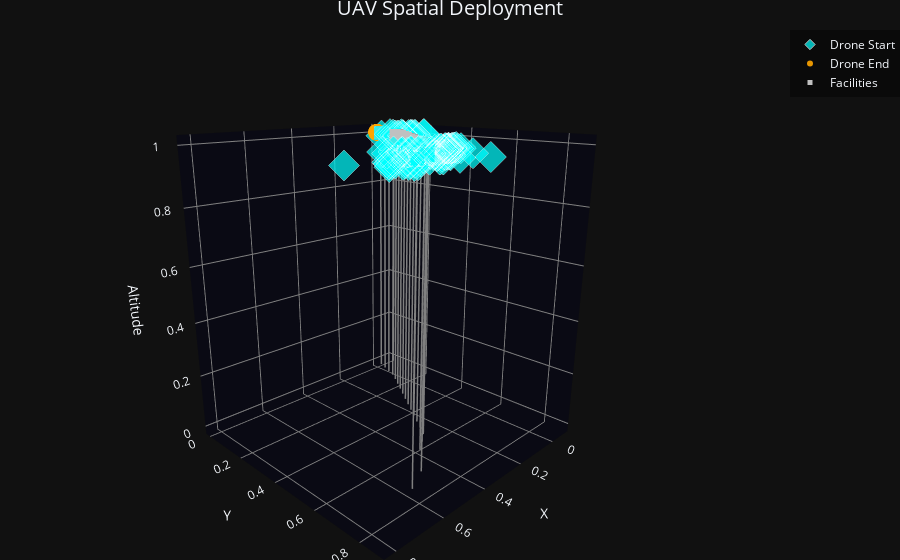

The notebook cell saved with this chart:
### Code cell
plot_UAV_FLPO(START_locs, END_locs, F_base, (4,3))
plot_UAV_FLPO_3D(START_locs, END_locs, F_base)

### Figure 1 — Plotly figure (JSON) as saved in the notebook; plotly's stock layout.template omitted (floating-point values rounded to 4 significant figures)
{"data": [{"marker": {"color": "cyan", "line": {"color": "white", "width": 1}, "opacity": 0.7, "size": 8, "symbol": "diamond"}, "mode": "markers", "name": "Drone Start", "type": "scatter3d", "x": [0.4533, 0.3734, 0.4906, 0.4673, 0.4463, 0.4186, 0.5107, 0.556, 0.4904, 0.5629, 0.4733, 0.4626, 0.4995, 0.5844, 0.4926, 0.559, 0.4685, 0.454, 0.4618, 0.3129, 0.3355, 0.3494, 0.3114, 0.3321, 0.2766, 0.3229, 0.2865, 0.298, 0.2817, 0.3195, 0.3135, 0.299, 0.3381, 0.3291, 0.3637, 0.2999, 0.3994, 0.2954, 0.367, 0.2911, 0.3093, 0.3766, 0.3071, 0.26, 0.5473, 0.4378, 0.4593, 0.4881, 0.4308, 0.493, 0.4421, 0.53, 0.4458, 0.4181, 0.4874, 0.402, 0.5035, 0.4899, 0.4884, 0.4319, 0.5066, 0.4482, 0.4539, 0.4363, 0.445, 0.03577, -0.009604, -0.008857, 0.005337, 0.0173, -0.02263, 0.007749, -0.008444, 0.05672, -0.0003934, 0.06385, 0.05848, -0.07524, -0.06545, 0.06449, 0.004213, 0.04088, 0.1034, 0.02757, 0.6826, 0.7226, 0.6993, 0.7099, 0.6904, 0.7129, 0.6277, 0.7654, 0.7086, 0.7061, 0.8191, 0.6317, 0.7255, 0.6612, 0.6901, 0.7054], "y": [0.7492, 0.7747, 0.7423, 0.7535, 0.752, 0.8695, 0.76, 0.8211, 0.8226, 0.8156, 0.7045, 0.7102, 0.7679, 0.799, 0.7308, 0.7553, 0.7535, 0.7322, 0.766, 0.6263, 0.6237, 0.6463, 0.6208, 0.6466, 0.6289, 0.64, 0.6322, 0.6594, 0.6574, 0.6267, 0.6322, 0.6231, 0.6266, 0.6417, 0.6382, 0.6261, 0.6331, 0.6325, 0.6605, 0.6322, 0.63, 0.6356, 0.6399, 0.6213, 0.608, 0.6366, 0.6186, 0.6598, 0.637, 0.6354, 0.6292, 0.5707, 0.6418, 0.6587, 0.6338, 0.6708, 0.5895, 0.6101, 0.611, 0.7029, 0.6218, 0.7021, 0.6107, 0.6279, 0.674, 0.1274, 0.1779, 0.1901, 0.1809, 0.1616, 0.1874, 0.1923, 0.1843, 0.2049, 0.1366, 0.1781, 0.162, 0.1872, 0.1969, 0.1841, 0.2145, 0.1831, 0.1321, 0.1028, 0.8243, 0.789, 0.7601, 0.8251, 0.8564, 0.7896, 0.8073, 0.8334, 0.8604, 0.8396, 0.7345, 0.7643, 0.7931, 0.8183, 0.8132, 0.7944], "z": [1.0, 1.0, 1.0, 1.0, 1.0, 1.0, 1.0, 1.0, 1.0, 1.0, 1.0, 1.0, 1.0, 1.0, 1.0, 1.0, 1.0, 1.0, 1.0, 1.0, 1.0, 1.0, 1.0, 1.0, 1.0, 1.0, 1.0, 1.0, 1.0, 1.0, 1.0, 1.0, 1.0, 1.0, 1.0, 1.0, 1.0, 1.0, 1.0, 1.0, 1.0, 1.0, 1.0, 1.0, 1.0, 1.0, 1.0, 1.0, 1.0, 1.0, 1.0, 1.0, 1.0, 1.0, 1.0, 1.0, 1.0, 1.0, 1.0, 1.0, 1.0, 1.0, 1.0, 1.0, 1.0, 1.0, 1.0, 1.0, 1.0, 1.0, 1.0, 1.0, 1.0, 1.0, 1.0, 1.0, 1.0, 1.0, 1.0, 1.0, 1.0, 1.0, 1.0, 1.0, 1.0, 1.0, 1.0, 1.0, 1.0, 1.0, 1.0, 1.0, 1.0, 1.0, 1.0, 1.0, 1.0, 1.0, 1.0, 1.0]}, {"marker": {"color": "orange", "opacity": 0.9, "size": 6, "symbol": "circle"}, "mode": "markers", "name": "Drone End", "type": "scatter3d", "x": [0.0, 0.0, 0.0, 0.0, 0.0, 0.0, 0.0, 0.0, 0.0, 0.0, 0.0, 0.0, 0.0, 0.0, 0.0, 0.0, 0.0, 0.0, 0.0, 0.0, 0.0, 0.0, 0.0, 0.0, 0.0, 0.0, 0.0, 0.0, 0.0, 0.0, 0.0, 0.0, 0.0, 0.0, 0.0, 0.0, 0.0, 0.0, 0.0, 0.0, 0.0, 0.0, 0.0, 0.0, 0.0, 0.0, 0.0, 0.0, 0.0, 0.0, 0.0, 0.0, 0.0, 0.0, 0.0, 0.0, 0.0, 0.0, 0.0, 0.0, 0.0, 0.0, 0.0, 0.0, 0.0, 0.0, 0.0, 0.0, 0.0, 0.0, 0.0, 0.0, 0.0, 0.0, 0.0, 0.0, 0.0, 0.0, 0.0, 0.0, 0.0, 0.0, 0.0, 0.0, 0.0, 0.0, 0.0, 0.0, 0.0, 0.0, 0.0, 0.0, 0.0, 0.0, 0.0, 0.0, 0.0, 0.0, 0.0, 0.0], "y": [0.0, 0.0, 0.0, 0.0, 0.0, 0.0, 0.0, 0.0, 0.0, 0.0, 0.0, 0.0, 0.0, 0.0, 0.0, 0.0, 0.0, 0.0, 0.0, 0.0, 0.0, 0.0, 0.0, 0.0, 0.0, 0.0, 0.0, 0.0, 0.0, 0.0, 0.0, 0.0, 0.0, 0.0, 0.0, 0.0, 0.0, 0.0, 0.0, 0.0, 0.0, 0.0, 0.0, 0.0, 0.0, 0.0, 0.0, 0.0, 0.0, 0.0, 0.0, 0.0, 0.0, 0.0, 0.0, 0.0, 0.0, 0.0, 0.0, 0.0, 0.0, 0.0, 0.0, 0.0, 0.0, 0.0, 0.0, 0.0, 0.0, 0.0, 0.0, 0.0, 0.0, 0.0, 0.0, 0.0, 0.0, 0.0, 0.0, 0.0, 0.0, 0.0, 0.0, 0.0, 0.0, 0.0, 0.0, 0.0, 0.0, 0.0, 0.0, 0.0, 0.0, 0.0, 0.0, 0.0, 0.0, 0.0, 0.0, 0.0], "z": [1.0, 1.0, 1.0, 1.0, 1.0, 1.0, 1.0, 1.0, 1.0, 1.0, 1.0, 1.0, 1.0, 1.0, 1.0, 1.0, 1.0, 1.0, 1.0, 1.0, 1.0, 1.0, 1.0, 1.0, 1.0, 1.0, 1.0, 1.0, 1.0, 1.0, 1.0, 1.0, 1.0, 1.0, 1.0, 1.0, 1.0, 1.0, 1.0, 1.0, 1.0, 1.0, 1.0, 1.0, 1.0, 1.0, 1.0, 1.0, 1.0, 1.0, 1.0, 1.0, 1.0, 1.0, 1.0, 1.0, 1.0, 1.0, 1.0, 1.0, 1.0, 1.0, 1.0, 1.0, 1.0, 1.0, 1.0, 1.0, 1.0, 1.0, 1.0, 1.0, 1.0, 1.0, 1.0, 1.0, 1.0, 1.0, 1.0, 1.0, 1.0, 1.0, 1.0, 1.0, 1.0, 1.0, 1.0, 1.0, 1.0, 1.0, 1.0, 1.0, 1.0, 1.0, 1.0, 1.0, 1.0, 1.0, 1.0, 1.0]}, {"line": {"color": "gray", "width": 3}, "mode": "lines", "showlegend": false, "type": "scatter3d", "x": [0.2527, 0.2527], "y": [0.4559, 0.4559], "z": [0, 1]}, {"line": {"color": "gray", "width": 3}, "mode": "lines", "showlegend": false, "type": "scatter3d", "x": [0.4115, 0.4115], "y": [0.6308, 0.6308], "z": [0, 1]}, {"line": {"color": "gray", "width": 3}, "mode": "lines", "showlegend": false, "type": "scatter3d", "x": [0.3277, 0.3277], "y": [0.5708, 0.5708], "z": [0, 1]}, {"line": {"color": "gray", "width": 3}, "mode": "lines", "showlegend": false, "type": "scatter3d", "x": [0.5931, 0.5931], "y": [0.7639, 0.7639], "z": [0, 1]}, {"line": {"color": "gray", "width": 3}, "mode": "lines", "showlegend": false, "type": "scatter3d", "x": [0.2027, 0.2027], "y": [0.3791, 0.3791], "z": [0, 1]}, {"line": {"color": "gray", "width": 3}, "mode": "lines", "showlegend": false, "type": "scatter3d", "x": [0.452, 0.452], "y": [0.6742, 0.6742], "z": [0, 1]}, {"line": {"color": "gray", "width": 3}, "mode": "lines", "showlegend": false, "type": "scatter3d", "x": [0.1527, 0.1527], "y": [0.3025, 0.3025], "z": [0, 1]}, {"line": {"color": "gray", "width": 3}, "mode": "lines", "showlegend": false, "type": "scatter3d", "x": [0.368, 0.368], "y": [0.6013, 0.6013], "z": [0, 1]}, {"line": {"color": "gray", "width": 3}, "mode": "lines", "showlegend": false, "type": "scatter3d", "x": [0.04064, 0.04064], "y": [0.1119, 0.1119], "z": [0, 1]}, {"line": {"color": "gray", "width": 3}, "mode": "lines", "showlegend": false, "type": "scatter3d", "x": [0.1278, 0.1278], "y": [0.264, 0.264], "z": [0, 1]}, {"line": {"color": "gray", "width": 3}, "mode": "lines", "showlegend": false, "type": "scatter3d", "x": [0.07771, 0.07771], "y": [0.1874, 0.1874], "z": [0, 1]}, {"line": {"color": "gray", "width": 3}, "mode": "lines", "showlegend": false, "type": "scatter3d", "x": [0.1777, 0.1777], "y": [0.3408, 0.3408], "z": [0, 1]}, {"line": {"color": "gray", "width": 3}, "mode": "lines", "showlegend": false, "type": "scatter3d", "x": [0.3026, 0.3026], "y": [0.5324, 0.5324], "z": [0, 1]}, {"line": {"color": "gray", "width": 3}, "mode": "lines", "showlegend": false, "type": "scatter3d", "x": [0.504, 0.504], "y": [0.7204, 0.7204], "z": [0, 1]}, {"line": {"color": "gray", "width": 3}, "mode": "lines", "showlegend": false, "type": "scatter3d", "x": [0.2276, 0.2276], "y": [0.4174, 0.4174], "z": [0, 1]}, {"line": {"color": "gray", "width": 3}, "mode": "lines", "showlegend": false, "type": "scatter3d", "x": [0.05458, 0.05458], "y": [0.1494, 0.1494], "z": [0, 1]}, {"line": {"color": "gray", "width": 3}, "mode": "lines", "showlegend": false, "type": "scatter3d", "x": [0.2777, 0.2777], "y": [0.4942, 0.4942], "z": [0, 1]}, {"line": {"color": "gray", "width": 3}, "mode": "lines", "showlegend": false, "type": "scatter3d", "x": [0.02665, 0.02665], "y": [0.07476, 0.07476], "z": [0, 1]}, {"line": {"color": "gray", "width": 3}, "mode": "lines", "showlegend": false, "type": "scatter3d", "x": [0.1028, 0.1028], "y": [0.2258, 0.2258], "z": [0, 1]}, {"line": {"color": "gray", "width": 3}, "mode": "lines", "showlegend": false, "type": "scatter3d", "x": [0.01332, 0.01332], "y": [0.0374, 0.0374], "z": [0, 1]}, {"marker": {"color": "silver", "size": 5, "symbol": "square"}, "mode": "markers", "name": "Facilities", "type": "scatter3d", "x": [0.2527, 0.4115, 0.3277, 0.5931, 0.2027, 0.452, 0.1527, 0.368, 0.04064, 0.1278, 0.07771, 0.1777, 0.3026, 0.504, 0.2276, 0.05458, 0.2777, 0.02665, 0.1028, 0.01332], "y": [0.4559, 0.6308, 0.5708, 0.7639, 0.3791, 0.6742, 0.3025, 0.6013, 0.1119, 0.264, 0.1874, 0.3408, 0.5324, 0.7204, 0.4174, 0.1494, 0.4942, 0.07476, 0.2258, 0.0374], "z": [1.0, 1.0, 1.0, 1.0, 1.0, 1.0, 1.0, 1.0, 1.0, 1.0, 1.0, 1.0, 1.0, 1.0, 1.0, 1.0, 1.0, 1.0, 1.0, 1.0]}], "layout": {"legend": {"bgcolor": "rgba(0,0,0,0.4)", "bordercolor": "white"}, "margin": {"b": 0, "l": 0, "r": 0, "t": 30}, "scene": {"aspectmode": "data", "camera": {"eye": {"x": 1.5, "y": 1.5, "z": 0.7}}, "xaxis": {"backgroundcolor": "rgb(10,10,20)", "gridcolor": "gray", "title": {"text": "X"}, "zerolinecolor": "gray"}, "yaxis": {"backgroundcolor": "rgb(10,10,20)", "gridcolor": "gray", "title": {"text": "Y"}, "zerolinecolor": "gray"}, "zaxis": {"backgroundcolor": "rgb(10,10,20)", "gridcolor": "gray", "title": {"text": "Altitude"}, "zerolinecolor": "gray"}}, "title": {"font": {"size": 20}, "text": "UAV Spatial Deployment", "x": 0.5}}}
